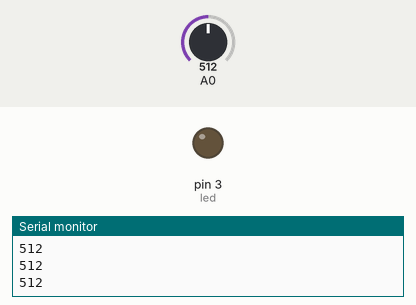
This sketch was run on a simulated Arduino Uno, built with avr-gcc and run on an emulated ATmega328P. Shown: output pins drawn as LEDs (lit = HIGH), the last lines printed to the serial monitor. The test bench sets the inputs (shaded band); at power-on: A0 = 512.

Above: at 1.2 s.
1.3 s: A0 set to 397
2.8 s: A0 set to 378
At 4.0 s:
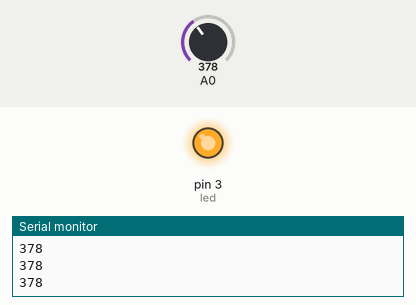
4.3 s: A0 set to 400
At 5.2 s:
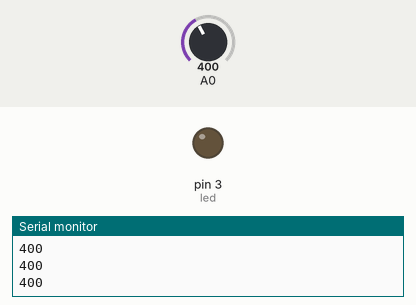
5.8 s: A0 set to 380
At 6.5 s:
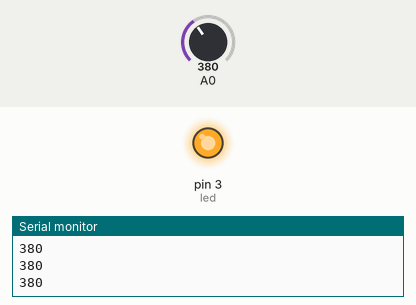
Timing chart, 0 to 8.3 s (numbered marks = the images above; inputs shaded):
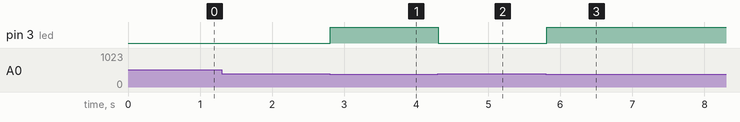

The sketch:

LDR_isiq_oxuma.ino
```cpp
#define led 3

void setup() {

  pinMode(led, OUTPUT);
  Serial.begin(9600);


}

void loop() {

  int isik = analogRead(A0);
  Serial.println(isik);

 if (isik>390){
   digitalWrite(led, LOW);
 }
 if (isik<390){
   digitalWrite(led,HIGH);
 }

}
```

Measured:
- the behaviour switches between 390 and 389 on A0 (found by bisection; images 0 and 1)
- after the input at 2.8 s, pin 3 (led): LOW → HIGH at once
- after the input at 4.3 s, pin 3 (led): HIGH → LOW at once
- after the input at 5.8 s, pin 3 (led): LOW → HIGH at once
